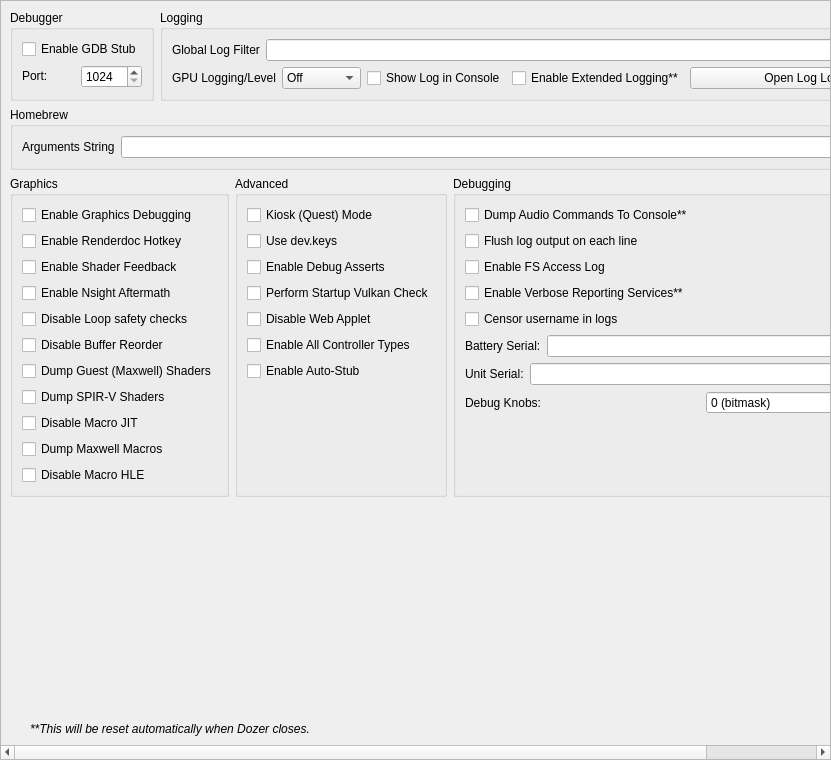
<?xml version="1.0" encoding="UTF-8"?>
<ui version="4.0">
 <class>ConfigureDebug</class>
 <widget class="QScrollArea" name="ConfigureDebug">
  <property name="geometry">
   <rect>
    <x>0</x>
    <y>0</y>
    <width>831</width>
    <height>760</height>
   </rect>
  </property>
  <property name="widgetResizable">
   <bool>true</bool>
  </property>
  <widget class="QWidget" name="widget">
   <property name="geometry">
    <rect>
     <x>0</x>
     <y>0</y>
     <width>829</width>
     <height>758</height>
    </rect>
   </property>
   <layout class="QVBoxLayout" name="verticalLayout_1">
    <item>
     <layout class="QHBoxLayout" name="horizontalLayout">
      <property name="topMargin">
       <number>0</number>
      </property>
      <item>
       <widget class="QGroupBox" name="groupBox">
        <property name="sizePolicy">
         <sizepolicy hsizetype="Preferred" vsizetype="Preferred">
          <horstretch>0</horstretch>
          <verstretch>0</verstretch>
         </sizepolicy>
        </property>
        <property name="title">
         <string>Debugger</string>
        </property>
        <property name="alignment">
         <set>Qt::AlignmentFlag::AlignLeading|Qt::AlignmentFlag::AlignLeft|Qt::AlignmentFlag::AlignTop</set>
        </property>
        <property name="flat">
         <bool>false</bool>
        </property>
        <property name="checkable">
         <bool>false</bool>
        </property>
        <layout class="QVBoxLayout" name="verticalLayout_3">
         <item>
          <widget class="QWidget" name="debug_widget" native="true">
           <property name="sizePolicy">
            <sizepolicy hsizetype="Preferred" vsizetype="Maximum">
             <horstretch>0</horstretch>
             <verstretch>0</verstretch>
            </sizepolicy>
           </property>
           <layout class="QVBoxLayout" name="verticalLayout">
            <property name="sizeConstraint">
             <enum>QLayout::SizeConstraint::SetDefaultConstraint</enum>
            </property>
            <property name="leftMargin">
             <number>0</number>
            </property>
            <property name="topMargin">
             <number>0</number>
            </property>
            <property name="rightMargin">
             <number>0</number>
            </property>
            <property name="bottomMargin">
             <number>0</number>
            </property>
            <item>
             <widget class="QCheckBox" name="toggle_gdbstub">
              <property name="sizePolicy">
               <sizepolicy hsizetype="Maximum" vsizetype="Maximum">
                <horstretch>0</horstretch>
                <verstretch>0</verstretch>
               </sizepolicy>
              </property>
              <property name="text">
               <string>Enable GDB Stub</string>
              </property>
             </widget>
            </item>
            <item>
             <widget class="QWidget" name="horizontalWidget_3" native="true">
              <property name="sizePolicy">
               <sizepolicy hsizetype="Preferred" vsizetype="Maximum">
                <horstretch>0</horstretch>
                <verstretch>0</verstretch>
               </sizepolicy>
              </property>
              <layout class="QHBoxLayout" name="horizontalLayout_3">
               <property name="leftMargin">
                <number>0</number>
               </property>
               <property name="topMargin">
                <number>0</number>
               </property>
               <property name="rightMargin">
                <number>0</number>
               </property>
               <property name="bottomMargin">
                <number>0</number>
               </property>
               <item>
                <widget class="QLabel" name="label_11">
                 <property name="sizePolicy">
                  <sizepolicy hsizetype="Minimum" vsizetype="Maximum">
                   <horstretch>0</horstretch>
                   <verstretch>0</verstretch>
                  </sizepolicy>
                 </property>
                 <property name="text">
                  <string>Port:</string>
                 </property>
                </widget>
               </item>
               <item>
                <widget class="QSpinBox" name="gdbport_spinbox">
                 <property name="sizePolicy">
                  <sizepolicy hsizetype="Preferred" vsizetype="Maximum">
                   <horstretch>0</horstretch>
                   <verstretch>0</verstretch>
                  </sizepolicy>
                 </property>
                 <property name="minimum">
                  <number>1024</number>
                 </property>
                 <property name="maximum">
                  <number>65535</number>
                 </property>
                </widget>
               </item>
              </layout>
             </widget>
            </item>
           </layout>
          </widget>
         </item>
        </layout>
       </widget>
      </item>
      <item>
       <widget class="QGroupBox" name="groupBox_2">
        <property name="sizePolicy">
         <sizepolicy hsizetype="Expanding" vsizetype="Preferred">
          <horstretch>0</horstretch>
          <verstretch>0</verstretch>
         </sizepolicy>
        </property>
        <property name="title">
         <string>Logging</string>
        </property>
        <layout class="QGridLayout" name="gridLayout_1">
         <item row="0" column="0" colspan="4">
          <widget class="QWidget" name="logging_widget" native="true">
           <property name="sizePolicy">
            <sizepolicy hsizetype="Preferred" vsizetype="Maximum">
             <horstretch>0</horstretch>
             <verstretch>0</verstretch>
            </sizepolicy>
           </property>
           <layout class="QHBoxLayout" name="horizontalLayout_1">
            <property name="leftMargin">
             <number>0</number>
            </property>
            <property name="topMargin">
             <number>0</number>
            </property>
            <property name="rightMargin">
             <number>0</number>
            </property>
            <property name="bottomMargin">
             <number>0</number>
            </property>
            <item>
             <widget class="QLabel" name="label_1">
              <property name="sizePolicy">
               <sizepolicy hsizetype="Preferred" vsizetype="Preferred">
                <horstretch>0</horstretch>
                <verstretch>0</verstretch>
               </sizepolicy>
              </property>
              <property name="text">
               <string>Global Log Filter</string>
              </property>
             </widget>
            </item>
            <item>
             <widget class="QLineEdit" name="log_filter_edit"/>
            </item>
           </layout>
          </widget>
         </item>
         <item row="1" column="0">
          <widget class="QWidget" name="gpu_log_level_widget" native="true">
           <property name="sizePolicy">
            <sizepolicy hsizetype="Preferred" vsizetype="Maximum">
             <horstretch>0</horstretch>
             <verstretch>0</verstretch>
            </sizepolicy>
           </property>
           <layout class="QHBoxLayout" name="gpu_log_level_layout">
            <property name="leftMargin">
             <number>0</number>
            </property>
            <property name="topMargin">
             <number>0</number>
            </property>
            <property name="rightMargin">
             <number>0</number>
            </property>
            <property name="bottomMargin">
             <number>0</number>
            </property>
            <item>
             <widget class="QLabel" name="gpu_log_level_label">
              <property name="text">
               <string>GPU Logging/Level</string>
              </property>
             </widget>
            </item>
            <item>
             <widget class="QComboBox" name="gpu_log_level">
              <property name="toolTip">
               <string>Detail level for GPU logs. Off disables logging entirely.</string>
              </property>
              <item>
               <property name="text">
                <string>Off</string>
               </property>
              </item>
              <item>
               <property name="text">
                <string>Errors</string>
               </property>
              </item>
              <item>
               <property name="text">
                <string>Standard</string>
               </property>
              </item>
              <item>
               <property name="text">
                <string>Verbose</string>
               </property>
              </item>
              <item>
               <property name="text">
                <string>All</string>
               </property>
              </item>
             </widget>
            </item>
           </layout>
          </widget>
         </item>
         <item row="1" column="1">
          <widget class="QCheckBox" name="toggle_console">
           <property name="text">
            <string>Show Log in Console</string>
           </property>
          </widget>
         </item>
         <item row="1" column="2">
          <widget class="QCheckBox" name="extended_logging">
           <property name="enabled">
            <bool>true</bool>
           </property>
           <property name="toolTip">
            <string>When checked, the max size of the log increases from 100 MB to 1 GB</string>
           </property>
           <property name="text">
            <string>Enable Extended Logging**</string>
           </property>
          </widget>
         </item>
         <item row="1" column="3">
          <widget class="QPushButton" name="open_log_button">
           <property name="sizePolicy">
            <sizepolicy hsizetype="Expanding" vsizetype="Maximum">
             <horstretch>1</horstretch>
             <verstretch>0</verstretch>
            </sizepolicy>
           </property>
           <property name="minimumSize">
            <size>
             <width>250</width>
             <height>0</height>
            </size>
           </property>
           <property name="text">
            <string>Open Log Location</string>
           </property>
          </widget>
         </item>
        </layout>
       </widget>
      </item>
     </layout>
    </item>
    <item>
     <widget class="QGroupBox" name="groupBox_3">
      <property name="title">
       <string>Homebrew</string>
      </property>
      <layout class="QVBoxLayout" name="verticalLayout_5">
       <item>
        <layout class="QHBoxLayout" name="horizontalLayout_4">
         <item>
          <widget class="QLabel" name="label_3">
           <property name="text">
            <string>Arguments String</string>
           </property>
          </widget>
         </item>
         <item>
          <widget class="QLineEdit" name="homebrew_args_edit"/>
         </item>
        </layout>
       </item>
      </layout>
     </widget>
    </item>
    <item>
     <layout class="QHBoxLayout" name="horizontalLayout_2">
      <item>
       <widget class="QGroupBox" name="groupBox_4">
        <property name="title">
         <string>Graphics</string>
        </property>
        <layout class="QGridLayout" name="gridLayout_2">
         <item row="4" column="0">
          <widget class="QCheckBox" name="disable_loop_safety_checks">
           <property name="toolTip">
            <string>When checked, it executes shaders without loop logic changes</string>
           </property>
           <property name="text">
            <string>Disable Loop safety checks</string>
           </property>
          </widget>
         </item>
         <item row="9" column="0">
          <widget class="QCheckBox" name="dump_macros">
           <property name="enabled">
            <bool>true</bool>
           </property>
           <property name="toolTip">
            <string>When checked, it will dump all the macro programs of the GPU</string>
           </property>
           <property name="text">
            <string>Dump Maxwell Macros</string>
           </property>
          </widget>
         </item>
         <item row="3" column="0">
          <widget class="QCheckBox" name="enable_nsight_aftermath">
           <property name="toolTip">
            <string>When checked, it enables Nsight Aftermath crash dumps</string>
           </property>
           <property name="text">
            <string>Enable Nsight Aftermath</string>
           </property>
          </widget>
         </item>
         <item row="6" column="0">
          <widget class="QCheckBox" name="dump_guest_shaders">
           <property name="enabled">
            <bool>true</bool>
           </property>
           <property name="toolTip">
            <string>When checked, it will dump original Maxwell guest shader bytecode (the input to the recompiler) as .ash files under DumpDir/shaders/. Useful for inspection with nvdisasm.</string>
           </property>
           <property name="text">
            <string>Dump Guest (Maxwell) Shaders</string>
           </property>
          </widget>
         </item>
         <item row="1" column="0">
          <widget class="QCheckBox" name="enable_renderdoc_hotkey">
           <property name="text">
            <string>Enable Renderdoc Hotkey</string>
           </property>
          </widget>
         </item>
         <item row="8" column="0">
          <widget class="QCheckBox" name="disable_macro_jit">
           <property name="enabled">
            <bool>true</bool>
           </property>
           <property name="toolTip">
            <string>When checked, it disables the macro Just In Time compiler. Enabling this makes games run slower</string>
           </property>
           <property name="text">
            <string>Disable Macro JIT</string>
           </property>
          </widget>
         </item>
         <item row="10" column="0">
          <widget class="QCheckBox" name="disable_macro_hle">
           <property name="enabled">
            <bool>true</bool>
           </property>
           <property name="toolTip">
            <string>When checked, it disables the macro HLE functions. Enabling this makes games run slower</string>
           </property>
           <property name="text">
            <string>Disable Macro HLE</string>
           </property>
          </widget>
         </item>
         <item row="0" column="0">
          <widget class="QCheckBox" name="enable_graphics_debugging">
           <property name="enabled">
            <bool>true</bool>
           </property>
           <property name="toolTip">
            <string>When checked, the graphics API enters a slower debugging mode</string>
           </property>
           <property name="text">
            <string>Enable Graphics Debugging</string>
           </property>
          </widget>
         </item>
         <item row="11" column="0">
          <spacer name="verticalSpacer_5">
           <property name="orientation">
            <enum>Qt::Orientation::Vertical</enum>
           </property>
           <property name="sizeType">
            <enum>QSizePolicy::Policy::Preferred</enum>
           </property>
           <property name="sizeHint" stdset="0">
            <size>
             <width>20</width>
             <height>0</height>
            </size>
           </property>
          </spacer>
         </item>
         <item row="2" column="0">
          <widget class="QCheckBox" name="enable_shader_feedback">
           <property name="toolTip">
            <string>When checked, yuzu will log statistics about the compiled pipeline cache</string>
           </property>
           <property name="text">
            <string>Enable Shader Feedback</string>
           </property>
          </widget>
         </item>
         <item row="5" column="0">
          <widget class="QCheckBox" name="disable_buffer_reorder">
           <property name="toolTip">
            <string>&lt;html&gt;&lt;head/&gt;&lt;body&gt;&lt;p&gt;When checked, disables reordering of mapped memory uploads which allows to associate uploads with specific draws. May reduce performance in some cases.&lt;/p&gt;&lt;/body&gt;&lt;/html&gt;</string>
           </property>
           <property name="text">
            <string>Disable Buffer Reorder</string>
           </property>
          </widget>
         </item>
         <item row="7" column="0">
          <widget class="QCheckBox" name="gpu_log_shader_dumps">
           <property name="toolTip">
            <string>When checked, it will dump the recompiler's output SPIR-V binaries (.spv) under LogDir/shaders/. Inspect via SPIRV-Tools (spirv-dis / spirv-cross / spirv-val) or RenderDoc.</string>
           </property>
           <property name="text">
            <string>Dump SPIR-V Shaders</string>
           </property>
          </widget>
         </item>
        </layout>
       </widget>
      </item>
      <item>
       <widget class="QGroupBox" name="groupBox_6">
        <property name="title">
         <string>Advanced</string>
        </property>
        <layout class="QGridLayout" name="gridLayout_4">
         <item row="3" column="0">
          <widget class="QCheckBox" name="perform_vulkan_check">
           <property name="toolTip">
            <string>Enables yuzu to check for a working Vulkan environment when the program starts up. Disable this if this is causing issues with external programs seeing yuzu.</string>
           </property>
           <property name="text">
            <string>Perform Startup Vulkan Check</string>
           </property>
          </widget>
         </item>
         <item row="4" column="0">
          <widget class="QCheckBox" name="disable_web_applet">
           <property name="text">
            <string>Disable Web Applet</string>
           </property>
          </widget>
         </item>
         <item row="5" column="0">
          <widget class="QCheckBox" name="enable_all_controllers">
           <property name="text">
            <string>Enable All Controller Types</string>
           </property>
          </widget>
         </item>
         <item row="6" column="0">
          <widget class="QCheckBox" name="use_auto_stub">
           <property name="text">
            <string>Enable Auto-Stub</string>
           </property>
          </widget>
         </item>
         <item row="0" column="0">
          <widget class="QCheckBox" name="quest_flag">
           <property name="text">
            <string>Kiosk (Quest) Mode</string>
           </property>
          </widget>
         </item>
         <item row="1" column="0">
          <widget class="QCheckBox" name="use_dev_keys">
           <property name="text">
            <string>Use dev.keys</string>
           </property>
          </widget>
         </item>
         <item row="2" column="0">
          <widget class="QCheckBox" name="use_debug_asserts">
           <property name="text">
            <string>Enable Debug Asserts</string>
           </property>
          </widget>
         </item>
         <item row="7" column="0">
          <spacer name="verticalSpacer_4">
           <property name="orientation">
            <enum>Qt::Orientation::Vertical</enum>
           </property>
           <property name="sizeType">
            <enum>QSizePolicy::Policy::Expanding</enum>
           </property>
           <property name="sizeHint" stdset="0">
            <size>
             <width>20</width>
             <height>0</height>
            </size>
           </property>
          </spacer>
         </item>
        </layout>
       </widget>
      </item>
      <item>
       <widget class="QGroupBox" name="groupBox_5">
        <property name="title">
         <string>Debugging</string>
        </property>
        <layout class="QGridLayout" name="gridLayout_3">
         <item row="6" column="0">
          <widget class="QWidget" name="serial_battery_widget" native="true">
           <property name="sizePolicy">
            <sizepolicy hsizetype="Preferred" vsizetype="Maximum">
             <horstretch>0</horstretch>
             <verstretch>0</verstretch>
            </sizepolicy>
           </property>
           <layout class="QHBoxLayout" name="horizontalLayout_11">
            <property name="leftMargin">
             <number>0</number>
            </property>
            <property name="topMargin">
             <number>0</number>
            </property>
            <property name="rightMargin">
             <number>0</number>
            </property>
            <property name="bottomMargin">
             <number>0</number>
            </property>
            <item>
             <widget class="QLabel" name="label_12">
              <property name="sizePolicy">
               <sizepolicy hsizetype="Preferred" vsizetype="Preferred">
                <horstretch>0</horstretch>
                <verstretch>0</verstretch>
               </sizepolicy>
              </property>
              <property name="text">
               <string>Battery Serial:</string>
              </property>
             </widget>
            </item>
            <item>
             <widget class="QLineEdit" name="serial_battery_edit"/>
            </item>
           </layout>
          </widget>
         </item>
         <item row="8" column="0">
          <widget class="QWidget" name="debug_knobs_widget" native="true">
           <property name="sizePolicy">
            <sizepolicy hsizetype="Preferred" vsizetype="Maximum">
             <horstretch>0</horstretch>
             <verstretch>0</verstretch>
            </sizepolicy>
           </property>
           <layout class="QHBoxLayout" name="horizontalLayout_debug_knobs">
            <property name="leftMargin">
             <number>0</number>
            </property>
            <property name="topMargin">
             <number>0</number>
            </property>
            <property name="rightMargin">
             <number>0</number>
            </property>
            <property name="bottomMargin">
             <number>0</number>
            </property>
            <item>
             <widget class="QLabel" name="label_debug_knobs">
              <property name="sizePolicy">
               <sizepolicy hsizetype="Preferred" vsizetype="Preferred">
                <horstretch>0</horstretch>
                <verstretch>0</verstretch>
               </sizepolicy>
              </property>
              <property name="text">
               <string>Debug Knobs:</string>
              </property>
             </widget>
            </item>
            <item>
             <widget class="QSpinBox" name="debug_knobs_spinbox">
              <property name="minimum">
               <number>0</number>
              </property>
              <property name="maximum">
               <number>65535</number>
              </property>
              <property name="toolTip">
               <string>Bitmask for quick development toggles</string>
              </property>
              <property name="statusTip">
               <string>Set debug knobs (bitmask)</string>
              </property>
              <property name="whatsThis">
               <string>16-bit debug knob set for quick development toggles</string>
              </property>
              <property name="suffix">
               <string> (bitmask)</string>
              </property>
             </widget>
            </item>
           </layout>
          </widget>
         </item>
         <item row="7" column="0">
          <widget class="QWidget" name="serial_board_widget" native="true">
           <property name="sizePolicy">
            <sizepolicy hsizetype="Preferred" vsizetype="Maximum">
             <horstretch>0</horstretch>
             <verstretch>0</verstretch>
            </sizepolicy>
           </property>
           <layout class="QHBoxLayout" name="horizontalLayout_12">
            <property name="leftMargin">
             <number>0</number>
            </property>
            <property name="topMargin">
             <number>0</number>
            </property>
            <property name="rightMargin">
             <number>0</number>
            </property>
            <property name="bottomMargin">
             <number>0</number>
            </property>
            <item>
             <widget class="QLabel" name="label_13">
              <property name="sizePolicy">
               <sizepolicy hsizetype="Preferred" vsizetype="Preferred">
                <horstretch>0</horstretch>
                <verstretch>0</verstretch>
               </sizepolicy>
              </property>
              <property name="text">
               <string>Unit Serial:</string>
              </property>
             </widget>
            </item>
            <item>
             <widget class="QLineEdit" name="serial_board_edit"/>
            </item>
           </layout>
          </widget>
         </item>
         <item row="20" column="0">
          <spacer name="verticalSpacer_3">
           <property name="orientation">
            <enum>Qt::Orientation::Vertical</enum>
           </property>
           <property name="sizeType">
            <enum>QSizePolicy::Policy::Expanding</enum>
           </property>
           <property name="sizeHint" stdset="0">
            <size>
             <width>20</width>
             <height>0</height>
            </size>
           </property>
          </spacer>
         </item>
         <item row="1" column="0">
          <widget class="QCheckBox" name="dump_audio_commands">
           <property name="toolTip">
            <string>Enable this to output the latest generated audio command list to the console. Only affects games using the audio renderer.</string>
           </property>
           <property name="text">
            <string>Dump Audio Commands To Console**</string>
           </property>
          </widget>
         </item>
         <item row="2" column="0">
          <widget class="QCheckBox" name="flush_line">
           <property name="text">
            <string>Flush log output on each line</string>
           </property>
          </widget>
         </item>
         <item row="3" column="0">
          <widget class="QCheckBox" name="fs_access_log">
           <property name="text">
            <string>Enable FS Access Log</string>
           </property>
          </widget>
         </item>
         <item row="4" column="0">
          <widget class="QCheckBox" name="reporting_services">
           <property name="text">
            <string>Enable Verbose Reporting Services**</string>
           </property>
          </widget>
         </item>
         <item row="5" column="0">
          <widget class="QCheckBox" name="censor_username">
           <property name="text">
            <string>Censor username in logs</string>
           </property>
          </widget>
         </item>
        </layout>
       </widget>
      </item>
     </layout>
    </item>
    <item>
     <spacer name="verticalSpacer">
      <property name="orientation">
       <enum>Qt::Orientation::Vertical</enum>
      </property>
      <property name="sizeHint" stdset="0">
       <size>
        <width>20</width>
        <height>0</height>
       </size>
      </property>
     </spacer>
    </item>
    <item>
     <widget class="QLabel" name="label_5">
      <property name="sizePolicy">
       <sizepolicy hsizetype="Expanding" vsizetype="Preferred">
        <horstretch>0</horstretch>
        <verstretch>0</verstretch>
       </sizepolicy>
      </property>
      <property name="font">
       <font>
        <italic>true</italic>
       </font>
      </property>
      <property name="text">
    <string>**This will be reset automatically when Dozer closes.</string>
      </property>
      <property name="indent">
       <number>20</number>
      </property>
     </widget>
    </item>
   </layout>
  </widget>
 </widget>
 <tabstops>
  <tabstop>log_filter_edit</tabstop>
  <tabstop>toggle_console</tabstop>
  <tabstop>extended_logging</tabstop>
  <tabstop>open_log_button</tabstop>
  <tabstop>homebrew_args_edit</tabstop>
  <tabstop>enable_graphics_debugging</tabstop>
  <tabstop>enable_shader_feedback</tabstop>
  <tabstop>enable_nsight_aftermath</tabstop>
  <tabstop>fs_access_log</tabstop>
  <tabstop>reporting_services</tabstop>
  <tabstop>quest_flag</tabstop>
  <tabstop>use_debug_asserts</tabstop>
 </tabstops>
 <resources/>
 <connections/>
</ui>
